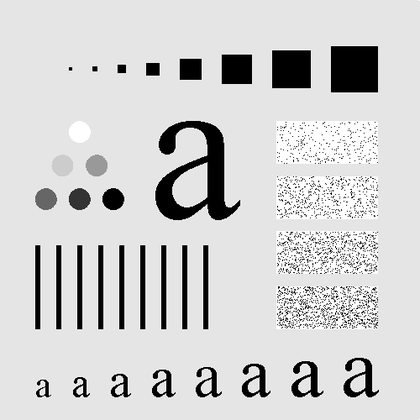
%> input picture Experiment/ex6/Fig0333(a)(test_pattern_blurring_orig).tif, 420 x 420 px, shrunk from 500 x 500 before the run
$ octave ex6.m   (GNU Octave 9; MATLAB toolbox functions it lacks are replaced by stand-ins)
%> lines starting %> are read from the running program, lines starting %| are printed output that depends on the picture
clear all; clc;
fig = imread('Fig0333(a)(test_pattern_blurring_orig).tif');
%> fig is the input picture: size 420x420 uint8; min 0, max 255, mean 207.2
fig = double(fig);
%> fig: size 420x420 double
fig_fft = fft2(fig);
fig_fft_shift = fftshift(fig_fft);
[M N] = size(fig_fft);
%> M = 420; N = 420
D = zeros(M, N);
Cx = (M + 1) / 2;
%> Cx = 210.5
Cy = (N + 1) / 2;
%> Cy = 210.5

for x = 1:M

    for y = 1:N
        D(x, y) = sqrt((x - Cx).^2 + (y - Cy).^2);
    end

end
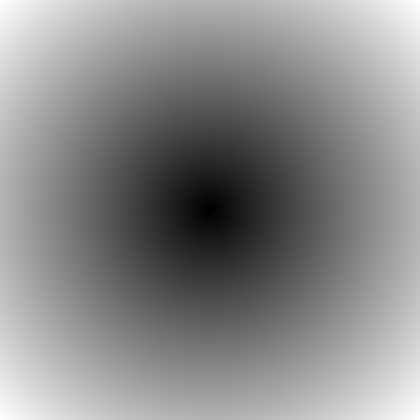
%> D: size 420x420 double; min 0.707, max 296.3, mean 160.7; drawn with min black and max white

%%%%% ex2 %%%%%

% [22 lines of commented-out code are left out]

%%%%% ex2 %%%%%

%%%%% ex3 %%%%%

% [27 lines of commented-out code are left out]

%%%%% ex3 %%%%%

%%%%% ex4 %%%%%

% [27 lines of commented-out code are left out]

%%%%% ex4 %%%%%

%%%%% ex5 %%%%%

subplot(2, 4, 1); imshow(mat2gray(fig));
subplot(2, 4, 4 + 1); imshow(log(abs(fig_fft_shift) + 1), []);
%> after `imshow(log(abs(fig_fft_shift) + 1), [])`:
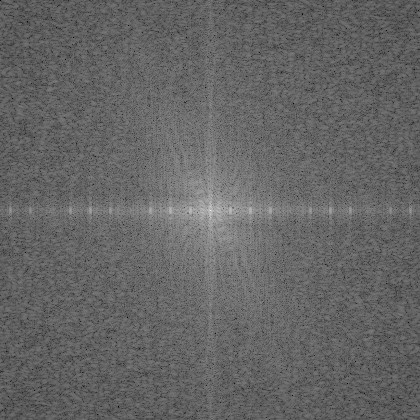
%> displayed picture: size 420x420, on the screen's scale of 0 to 255; min 0, max 255, mean 101

D0 = 15;
n = 2;

A = 2;
a = 0.5;
b = 1.5;

for i = 1:3
%> this loop made 3 passes; what is shown inside it comes from the first

    switch i
        case 1% ideal
            H = double(D >= D0);
            titleS = 'ideal';
        case 2% btw
            H = 1 ./ (1 + (D0 ./ D).^(2 * n));
            titleS = 'btw';
        case 3% gaussian
            H = 1 - exp(-(D.^2) ./ (2 * (D0^2)));
            titleS = 'gaussian';
    end

    H_hb = (A - 1) + H;
    H_hfe = a + b * H;

    fig_hb_fft_shift = fig_fft_shift .* H_hb;
    fig_hb_fft = ifftshift(fig_hb_fft_shift);
    fig_hb = ifft2(fig_hb_fft);
    subplot(4, 4, i + 1); imshow(mat2gray(real(fig_hb))); title(titleS);
%> after `imshow(mat2gray(real(fig_hb)))`:
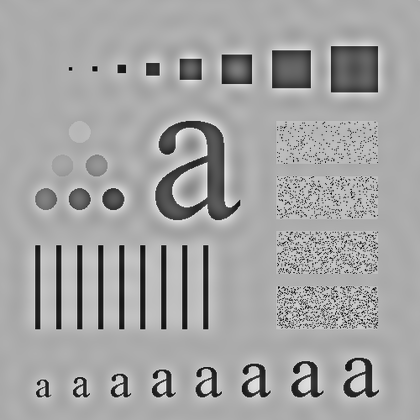
%> displayed picture: size 420x420, on the screen's scale of 0 to 255; min 0, max 255, mean 163.5
    subplot(4, 4, i + 1 + 4); imshow(log(abs(fig_hb_fft_shift) + 1), []);

    fig_hfe_fft_shift = fig_fft_shift .* H_hfe;
    fig_hfe_fft = ifftshift(fig_hfe_fft_shift);
    fig_hfe = ifft2(fig_hfe_fft);
    subplot(4, 4, i + 1 + 4 * 2); imshow(mat2gray(real(fig_hfe))); title(titleS);
    subplot(4, 4, i + 1 + 4 * 3); imshow(log(abs(fig_hfe_fft_shift) + 1), []);

end
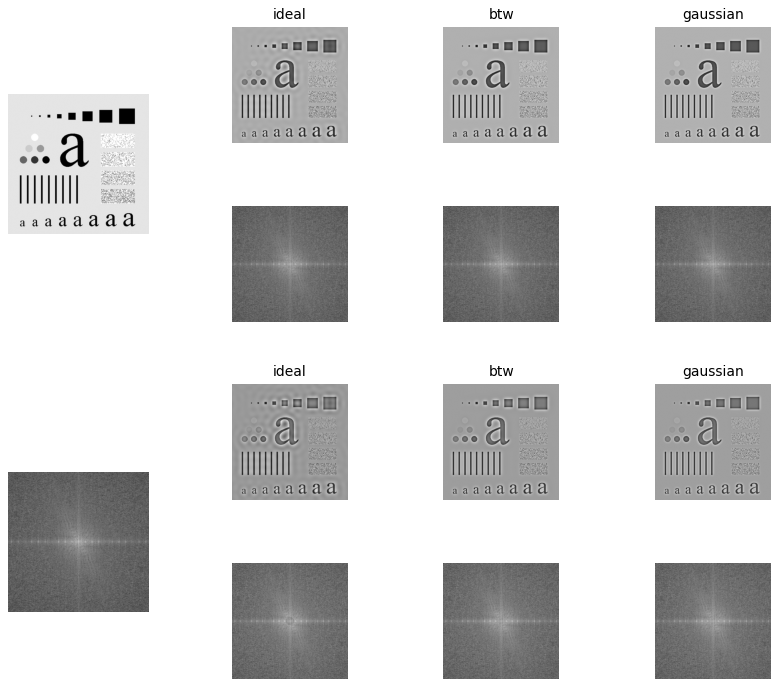
%> figure redrawn from the program's plot data, 14 panels

%%%%% ex5 %%%%%
